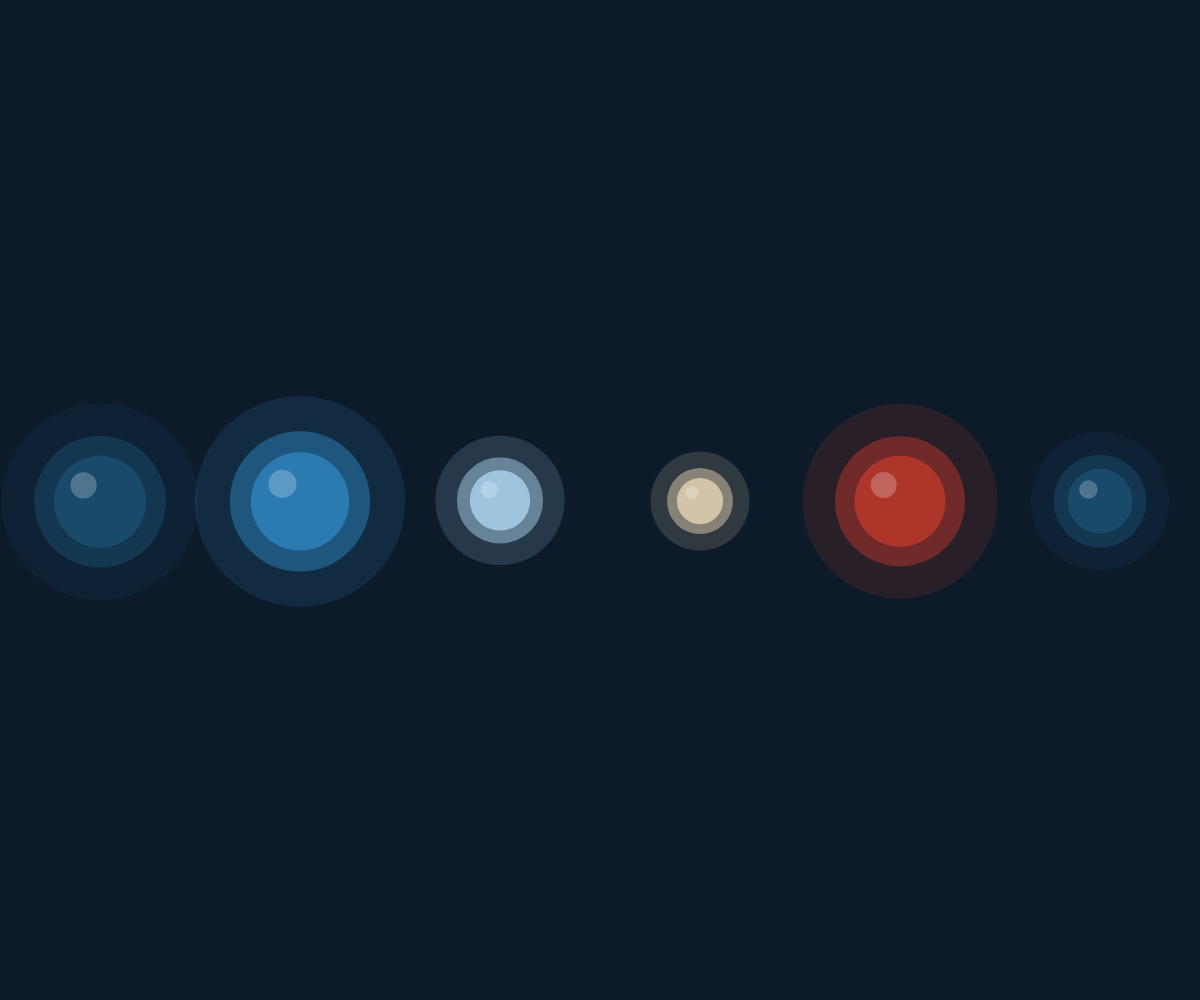
Frame 1 (no input)
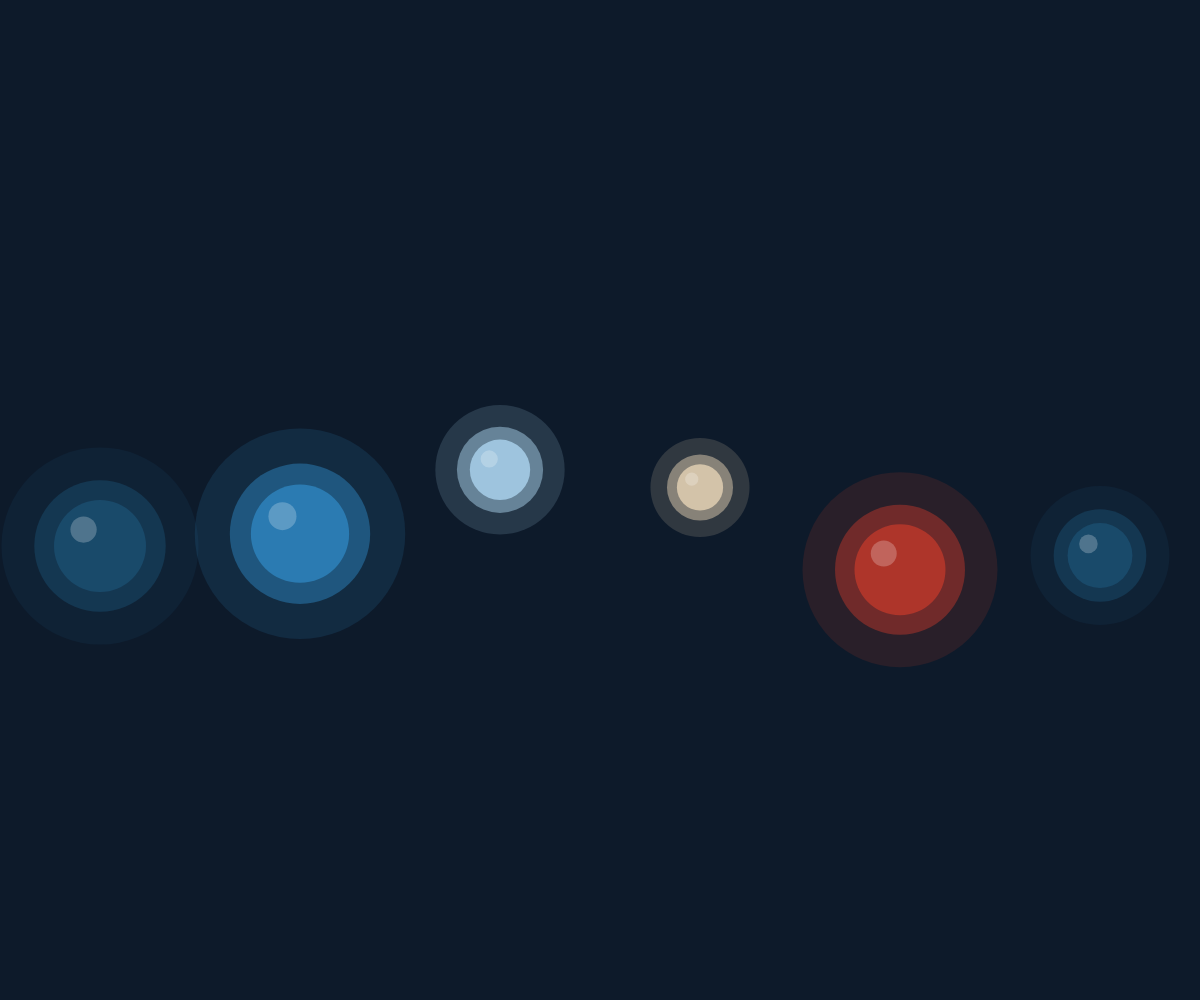
Frame 60 (no input)
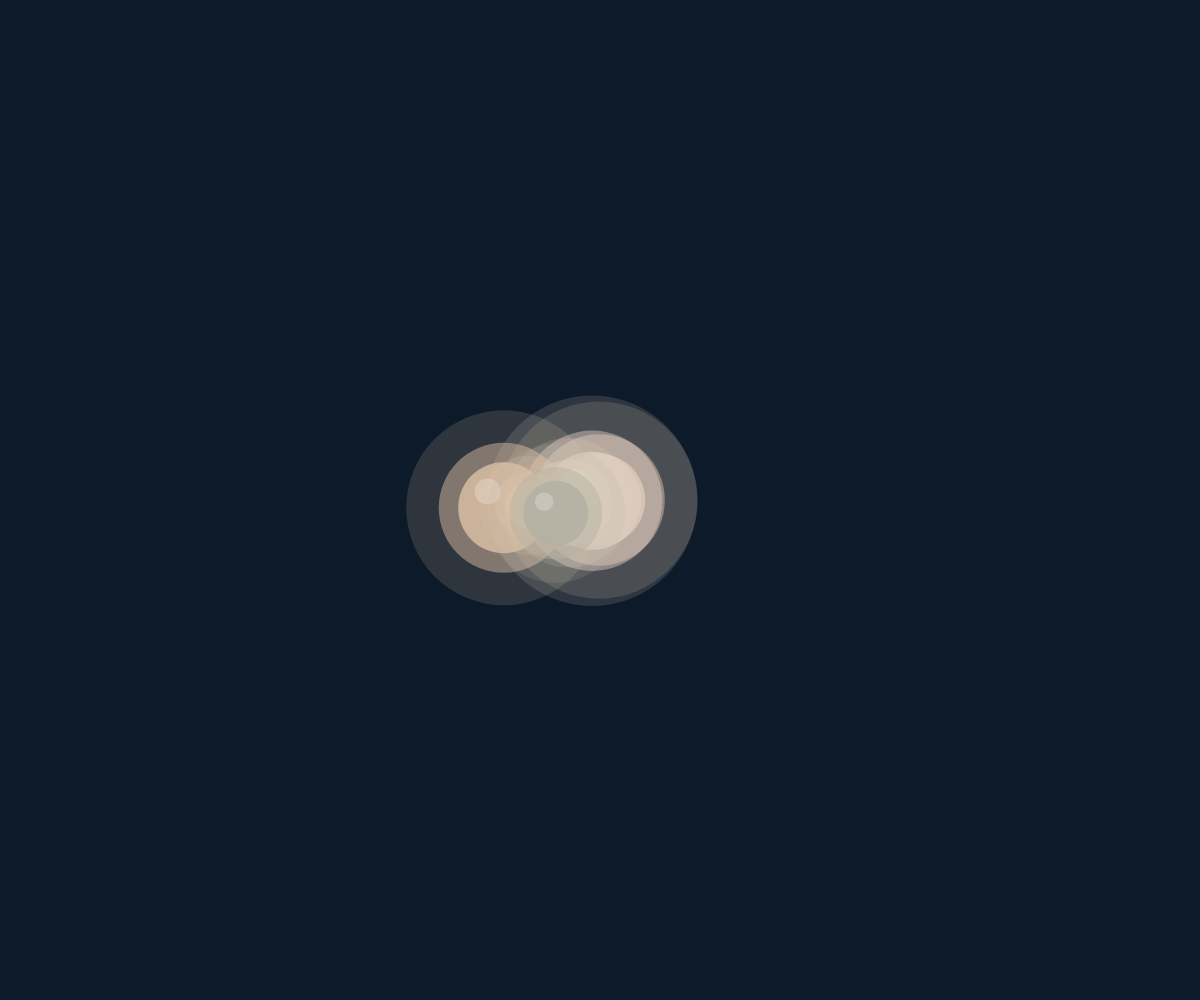
Frame 120 (the mouse pressed at the canvas centre since frame 60)

The p5.js sketch that drew these frames (run headless with seeded random() and noise() and a simulated clock; from frame 60 on, the mouse is pressed at the canvas centre):

// p5.js sketch
// ── sketch.js
let bubbles = [];
let palette = ['#1B4F72', '#2E86C1', '#AED6F1', '#E8D5B7', '#C0392B'];

function setup() {
  createCanvas(windowWidth, windowHeight);
  
  for (let i = 0; i < 6; i++) {
    bubbles.push({
      homeX: (width / 6) * i + width / 12,
      homeY: height / 2,
      drawX: (width / 6) * i + width / 12,
      drawY: height / 2,
      r: random(30, 80),
      angle: random(TWO_PI),
      speed: random(0.005, 0.02),
      amplitude: random(40, 100),
      baseCol: color(palette[i % palette.length]),
      closeCol: color('#E8D5B7'),
      currentCol: color(palette[i % palette.length]),
      isClose: false
    });
  }
}

function draw() {
  
  background('#0d1b2a');
  fill(13, 27, 42, 25);
  noStroke();
  rect(0, 0, width, height);

  let mouseOnCanvas = mouseX > 0 && mouseX < width && 
     mouseY > 0 && mouseY < height;

  for (let i = 0; i < bubbles.length; i++) {
    bubbles[i].isClose = false;
    for (let j = 0; j < bubbles.length; j++) {
      if (i === j) continue;
      let d = dist(
        bubbles[i].drawX, bubbles[i].drawY,
        bubbles[j].drawX, bubbles[j].drawY
      );
      if (d < bubbles[i].r + bubbles[j].r + 20) {
        bubbles[i].isClose = true;
      }
    }
  }
  
  for (let i = 0; i < bubbles.length; i++) {
    let b = bubbles[i];
    b.angle += b.speed;
    let naturalY = b.homeY + sin(b.angle) * b.amplitude;
    
    if (mouseOnCanvas) {
      if (i === 0) {
        b.drawX = lerp(b.drawX, mouseX, 0.1);
        b.drawY = lerp(b.drawY, mouseY, 0.1);
      } else {
        let speed = 0.1 - i * 0.01;
        b.drawX = lerp(b.drawX, bubbles[i - 1].drawX, speed);
        b.drawY = lerp(b.drawY, bubbles[i - 1].drawY, speed);
      }
    } else {
      b.drawX = lerp(b.drawX, b.homeX, 0.03);
      b.drawY = lerp(b.drawY, naturalY, 0.03);
    }
    
    if (b.isClose) {
      b.currentCol = lerpColor(b.currentCol, b.closeCol, 0.05);
    } else {
      b.currentCol = lerpColor(b.currentCol, b.baseCol, 0.05);
    }

    // outer glow — very transparent and larger than the bubble for a soft halo effect
    let glowCol = color(red(b.currentCol), green(b.currentCol), blue(b.currentCol), 40);
    fill(glowCol);
    noStroke();
    ellipse(b.drawX, b.drawY, b.r * 3);

    // middle circle — lots of transparency for a soft look
    let midCol = color(red(b.currentCol), green(b.currentCol), blue(b.currentCol), 120);
    fill(midCol);
    ellipse(b.drawX, b.drawY, b.r * 2);

    // middle circle — main color with some transparency
    let mainCol = color(red(b.currentCol), green(b.currentCol), blue(b.currentCol), 200);
    fill(mainCol);
    ellipse(b.drawX, b.drawY, b.r * 1.4);

    // highlight — small white circle at the top-left of the bubble
    fill(255, 255, 255, 60);
    ellipse(b.drawX - b.r * 0.25, b.drawY - b.r * 0.25, b.r * 0.4);
  }
}

function windowResized() {
  resizeCanvas(windowWidth, windowHeight);
  for (let i = 0; i < bubbles.length; i++) {
    bubbles[i].homeX = (width / 6) * i + width / 12;
    bubbles[i].homeY = height / 2;
  }
}
